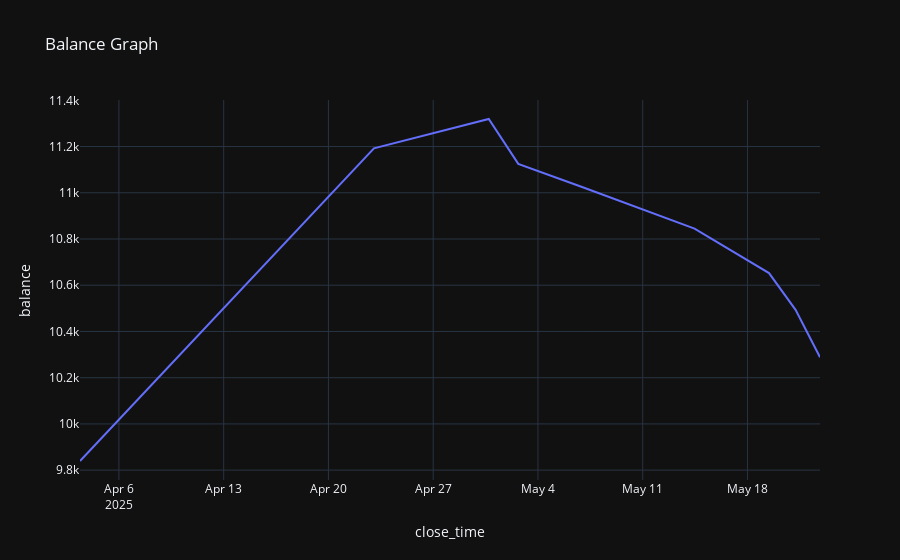

Source (notebook cell):
### Code cell
mm = bt.plot_balance()
display(mm)

### Figure 1 — Plotly figure (JSON) as saved in the notebook; plotly's stock layout.template omitted (floating-point values rounded to 4 significant figures)
{"data": [{"hovertemplate": "close_time=%{x}<br>balance=%{y}<extra></extra>", "legendgroup": "", "line": {"color": "#636efa", "dash": "solid"}, "marker": {"symbol": "circle"}, "mode": "lines", "name": "", "orientation": "v", "showlegend": false, "type": "scatter", "x": ["2025-04-03T09:34:00", "2025-04-23T00:58:00", "2025-04-30T17:06:00", "2025-05-02T16:27:00", "2025-05-06T22:44:00", "2025-05-14T11:07:00", "2025-05-19T10:34:00", "2025-05-21T05:09:00", "2025-05-22T20:19:00"], "xaxis": "x", "y": [9840.0, 11190.0, 11320.0, 11120.0, 11020.0, 10850.0, 10650.0, 10490.0, 10290.0], "yaxis": "y"}], "layout": {"legend": {"tracegroupgap": 0}, "title": {"text": "Balance Graph"}, "xaxis": {"anchor": "y", "domain": [0, 1], "title": {"text": "close_time"}}, "yaxis": {"anchor": "x", "domain": [0, 1], "title": {"text": "balance"}}}}
